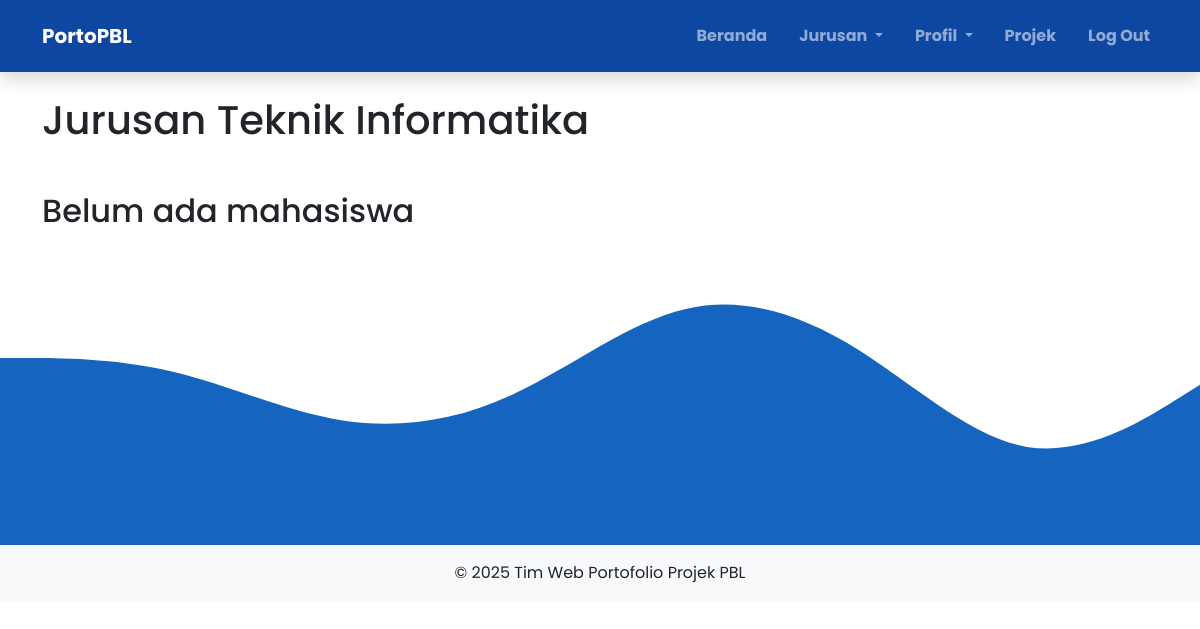
The app's page /mahasiswa/jurusan_if.php (signed in), older data.
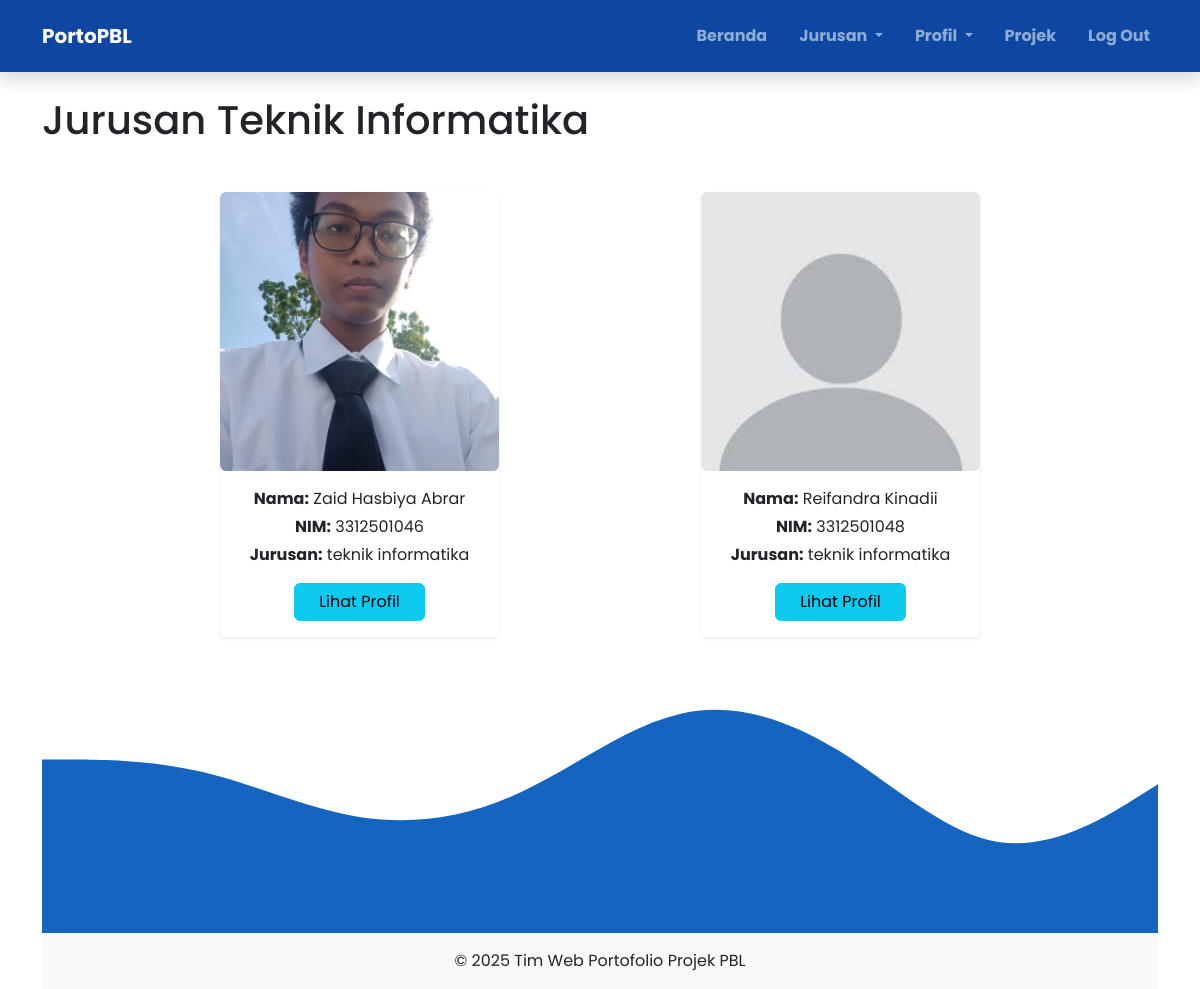
The same page, newer data.
### tables this page shows
CREATE TABLE `users` (
  `id` int(11) NOT NULL,
  `nama` varchar(100) NOT NULL,
  `username` varchar(255) NOT NULL,
  `password` varchar(255) NOT NULL,
  `foto_profil` varchar(255) DEFAULT NULL,
  `jurusan` enum('teknik mesin','teknik informatika','teknik elektro','manajemen bisnis') DEFAULT NULL,
  `role` enum('mahasiswa','dosen','admin') NOT NULL
);

### mahasiswa/jurusan_if.php (the view, shortened to what this page needs)
<?php
include '../koneksi.php';
$query = "SELECT * FROM users WHERE jurusan = 'teknik informatika' AND role='mahasiswa'";
$data = mysqli_query($koneksi, $query);
?>
<!DOCTYPE html>
<html lang="en">
<head>
  <link rel="stylesheet" href="../css/bootstrap.min.css">
  <link rel="stylesheet" href="../styles.css" type="text/css">
</head>
<body>
  <?php include '../layouts/navbar_mhs.php'; ?>
  <div class="container">
    <h1 class="my-5 pt-5">Jurusan Teknik Informatika</h1>
    <?php if (mysqli_num_rows($data) > 0 ) : ?>
     <div class="d-flex flex-wrap justify-content-evenly align-items-start gap-4">
        <?php while ($row = mysqli_fetch_assoc($data)): ?>
          <?php
          $foto = !empty($row['foto_profil']) ? "../asset/profil/" . $row['foto_profil'] : "../tim/profil-kosong.jpeg";
        ?>
      <div class="col-md-4 col-lg-3">
        <div class="card shadow-sm border-0 h-100">
          <div class="ratio ratio-1x1">
            <img src="<?= $foto ?>" class="card-img-top rounded-2" alt="Foto Mahasiswa" style="object-fit: cover;">
          </div>
          <div class="card-body text-center">
            <p class="mb-1"><strong>Nama:</strong> <?= $row['nama']; ?></p>
            <p class="mb-1"><strong>NIM:</strong> <?=  $row['username']; ?></p>
            <p class="mb-3"><strong>Jurusan:</strong> <?= $row['jurusan']; ?></p>
            <a href="lihat_profil_mhs.php?id=<?= $row['id']; ?>" class="btn btn-info px-4">Lihat Profil</a>
          </div>
        </div>
      </div>
      <?php endwhile;?>
      <?php else: ?>
        <h2>Belum ada mahasiswa</h2>
    </div>
    <?php endif; ?>
  </div>
  <img src="../asset/wave-dark-blue.svg" class="mt-5 d-block w-100 mb-0">
<footer class="text-center py-3 bg-light">
  &copy; <span>2025</span> Tim Web Portofolio Projek PBL
</footer>
</body>
</html>

### layouts/navbar_mhs.php (shortened to what this page needs)
<nav class="navbar navbar-expand-lg navbar-dark py-3 bg-dark-blue shadow fixed-top">
    <div class="container">
      <a class="navbar-brand fw-bold" href="index_mahasiswa.php">
        PortoPBL</a>
      <div class="collapse navbar-collapse" id="navbarNavDropdown">
        <ul class="navbar-nav ms-auto d-flex gap-3 text-center pt-lg-0 pt-4">
          <li class="nav-item">
            <a class="nav-link fw-bold" href="index_mahasiswa.php">Beranda</a>
          </li>
          <li class="nav-item dropdown">
          <a class="nav-link dropdown-toggle fw-bold" href="#" id="navbarDropdownMenuLink"
            role="button" data-bs-toggle="dropdown" aria-expanded="false">
            Jurusan
          </a>
        </li>
          <li class="nav-item dropdown">
          <a class="nav-link dropdown-toggle fw-bold" href="#" id="navbarDropdownMenuLink"
            role="button" data-bs-toggle="dropdown" aria-expanded="false">
            Profil
          </a>
        </li>
          <li class="nav-item">
            <a class="nav-link fw-bold" href="projek_mhs.php">Projek</a>
          </li>
          <li class="nav-item">
            <a class="nav-link fw-bold" href="../logout.php">Log Out</a>
          </li>
        </ul>
      </div>
    </div>
  </nav>

### styles.css (style rules this page uses)
body { font-family: 'Poppins','Sans-serif'; }
.bg-dark-blue { background-color: #0d47a1 !important; }

Row changes from the older to the newer data that the page shows:
now on this page (row edited): users: foto_profil (picture), nama "Zaid Hasbiya Abrar", username "3312501046", jurusan "teknik informatika"
now on this page (row edited): users: shows a picture, nama "Reifandra Kinadii", username "3312501048", jurusan "teknik informatika"
Text that changed along with them:
text no longer shown: "Belum ada mahasiswa"
